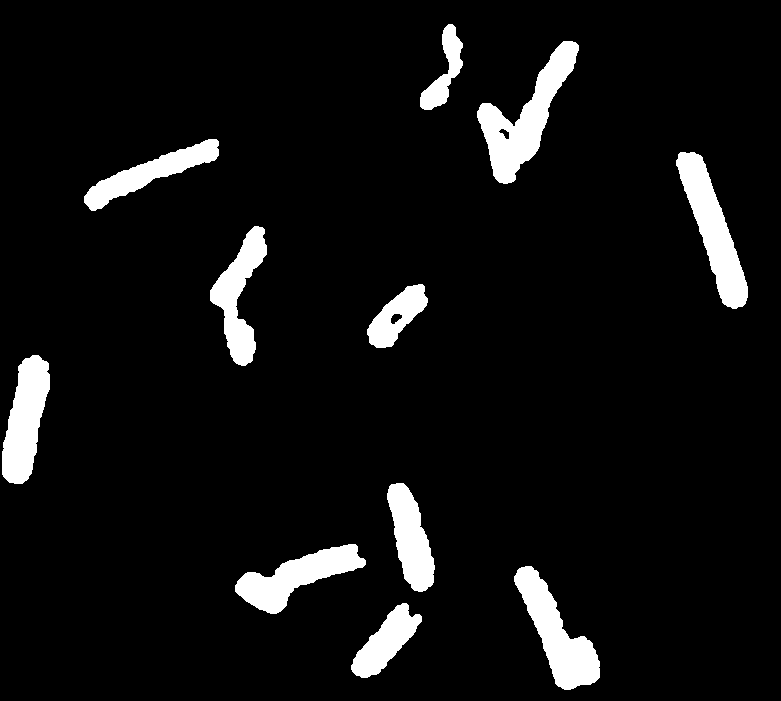
#> input picture lectures/2-partial-exam/8-lec/2-Морфолошки-операции/Examples/bacteria.png, 781 x 701 px
$ python binary_dilation.py
#> lines starting #> are read from the running program, lines starting #| are printed output that depends on the picture; after the words box and inside, x2 and y2 are one past the last pixel; in counts of white or black regions, pixels touching at a corner belong together
# Dilation
import numpy as np
import cv2
from matplotlib import pyplot as plt

# Load test image
img = cv2.imread('bacteria.png')
#> img is the input picture: shape (701, 781, 3); 6.7% white; 11 white regions, largest, box (x1, y1, x2, y2) and area: (477, 41, 579, 184) 5078, (676, 152, 748, 309) 4453, (514, 566, 600, 690) 4363

# Perform dilation with small disk
se1 = cv2.getStructuringElement(cv2.MORPH_ELLIPSE,(10,10))
BW1  = cv2.dilate(img,se1,iterations = 1)
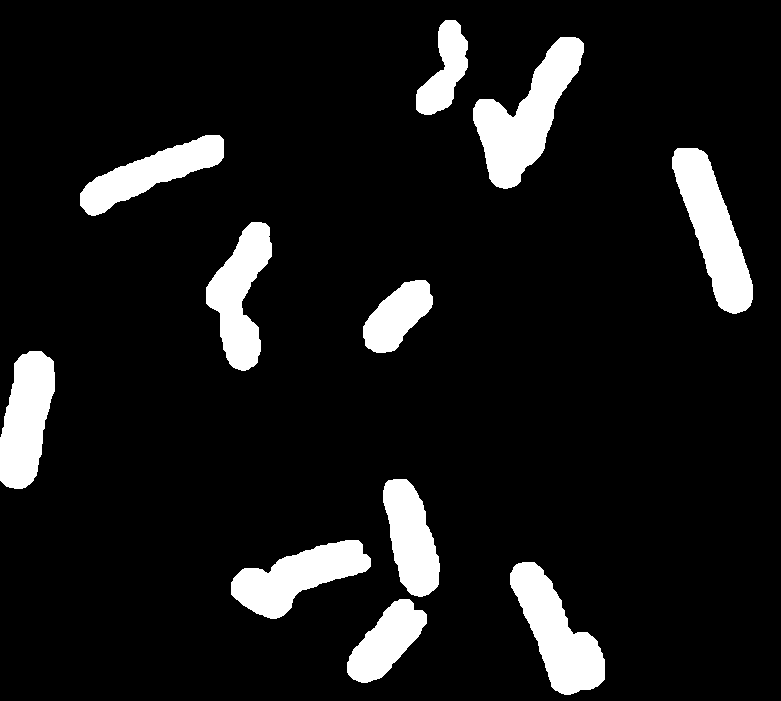
#> BW1: shape (701, 781, 3); 9.9% white; 11 white regions, largest, box (x1, y1, x2, y2) and area: (473, 37, 584, 189) 7256, (672, 148, 753, 314) 6348, (510, 562, 605, 695) 6095

# Perform dilation with larger disk
se2 = cv2.getStructuringElement(cv2.MORPH_ELLIPSE,(20,20))
BW2  = cv2.dilate(img,se2,iterations = 1)
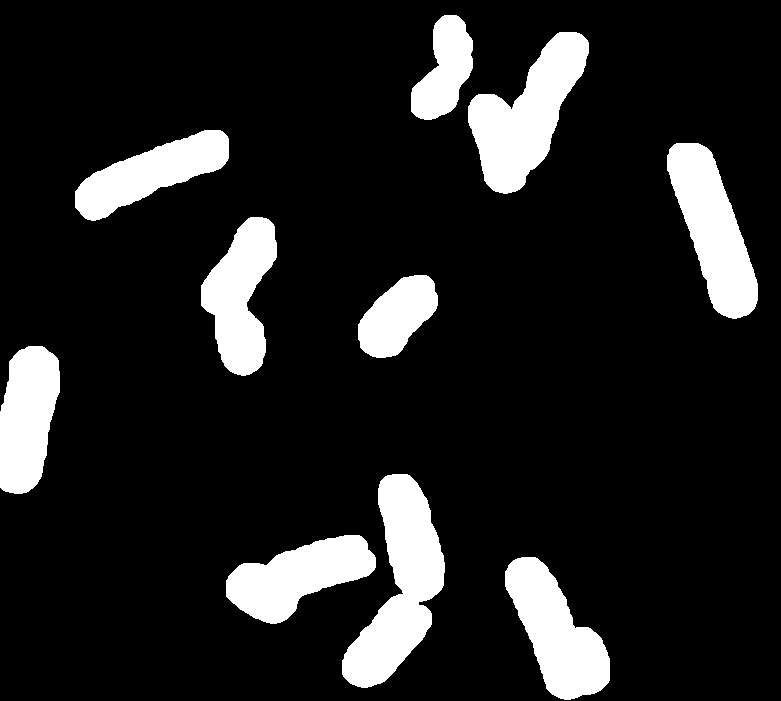
#> BW2: shape (701, 781, 3); 13.3% white; 10 white regions, largest, box (x1, y1, x2, y2) and area: (342, 474, 445, 688) 10815, (468, 32, 589, 194) 9587, (667, 143, 758, 319) 8471

# Show images
plt.subplot(131)
plt.imshow(img)
plt.title('Original Image')


plt.subplot(132)
plt.imshow(BW1)
plt.title('Dilation by Small Disk')

plt.subplot(133)
plt.imshow(BW2)
plt.title('Dilation by Larger Disk')

plt.show()
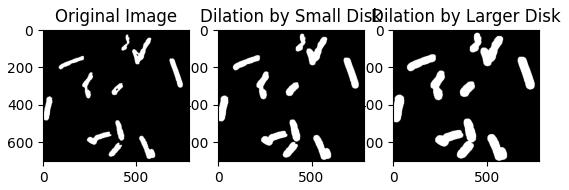
#> figure drawn by matplotlib, 3 panels

$ run again, with lectures/2-partial-exam/8-lec/2-Морфолошки-операции/Examples/cliparts.png copied over lectures/2-partial-exam/8-lec/2-Морфолошки-операции/Examples/bacteria.png
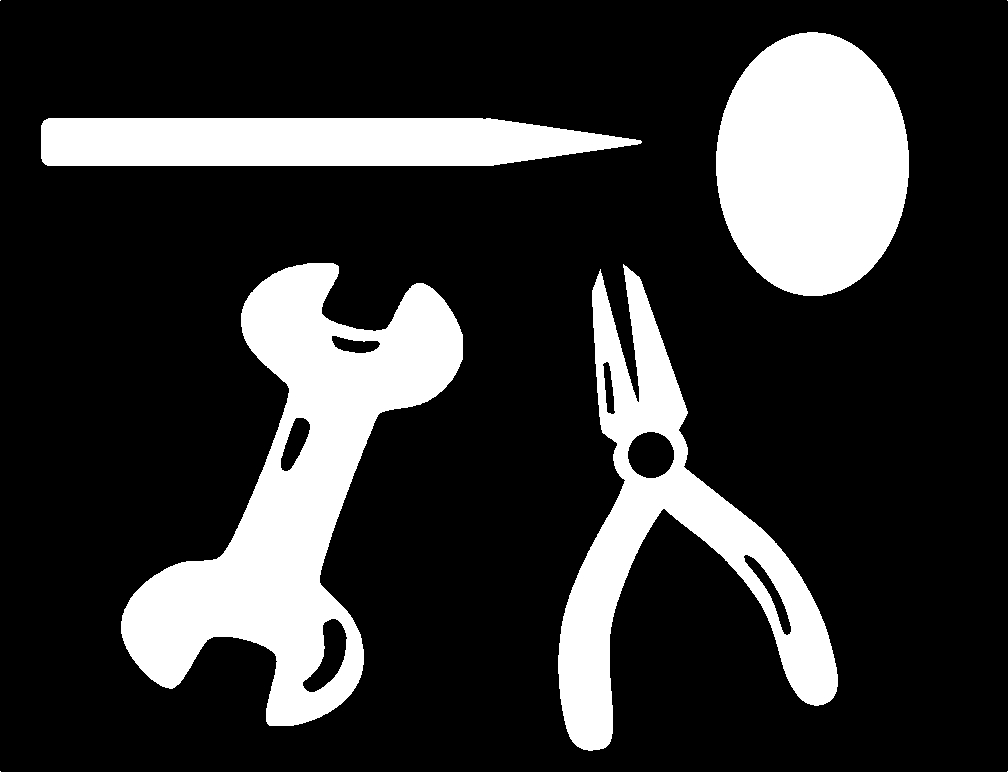
#> input picture lectures/2-partial-exam/8-lec/2-Морфолошки-операции/Examples/cliparts.png, 1008 x 772 px
#> img is the input picture: shape (772, 1008, 3); 20.6% white; 8 white regions (4 under 20 px), largest, box (x1, y1, x2, y2) and area: (121, 263, 463, 726) 58945, (716, 32, 909, 296) 39998, (558, 264, 838, 751) 36254, (41, 118, 642, 166) 25407
#> BW1: shape (772, 1008, 3); 24.5% white; 8 white regions, largest, box (x1, y1, x2, y2) and area: (117, 259, 468, 731) 68797, (554, 260, 843, 756) 47177, (712, 28, 914, 301) 43622
#> `BW2  = cv2.dilate(img,se2,iterations = 1)`:
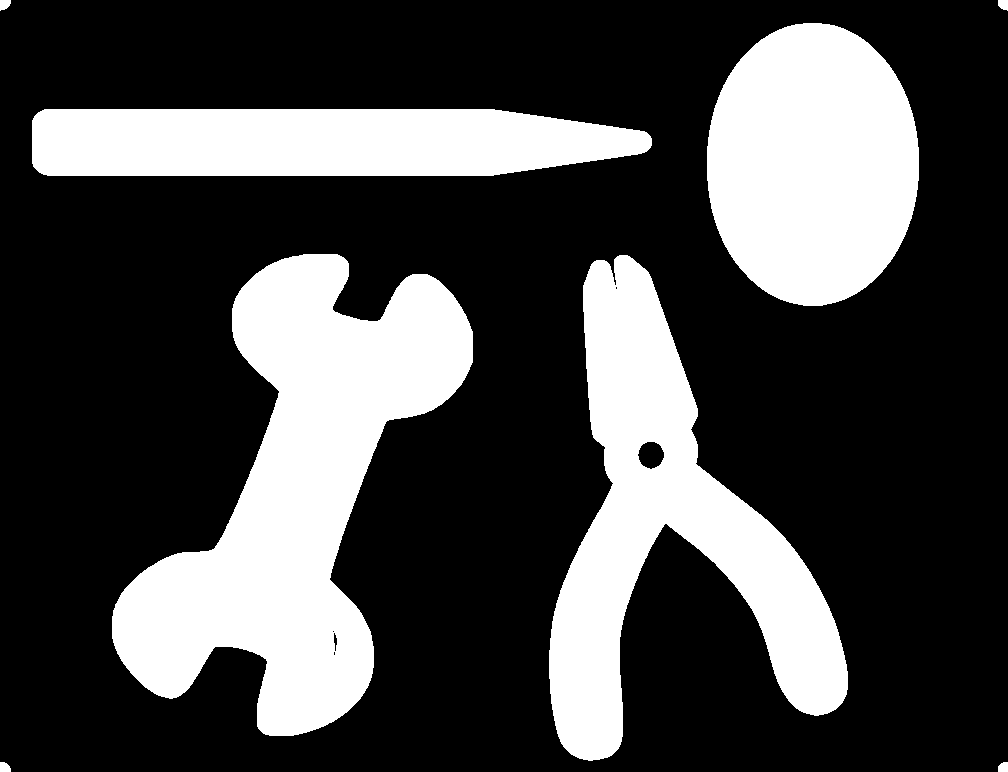
#> BW2: shape (772, 1008, 3); 28.3% white; 8 white regions, largest, box (x1, y1, x2, y2) and area: (112, 254, 473, 736) 78128, (549, 255, 848, 761) 56726, (707, 23, 919, 306) 47529
#> `plt.show()`:
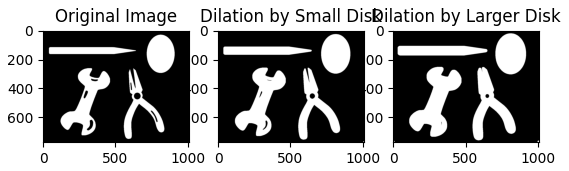
#> figure drawn by matplotlib, 3 panels
